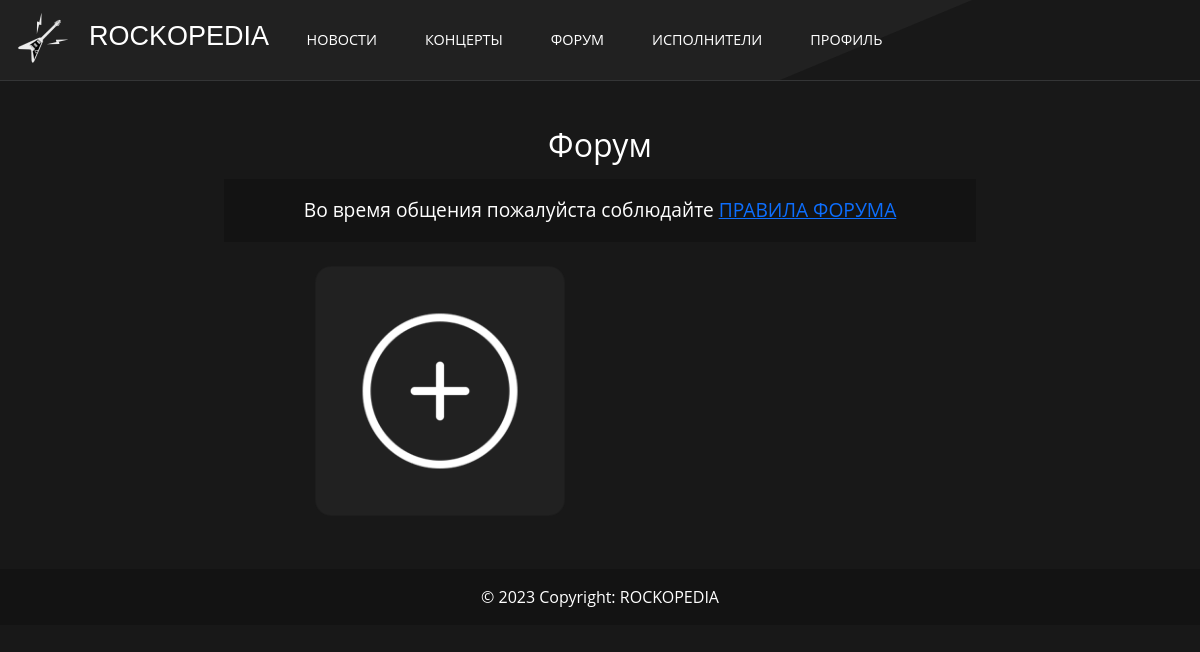
Page /forum/ (signed in) on the earlier database version.
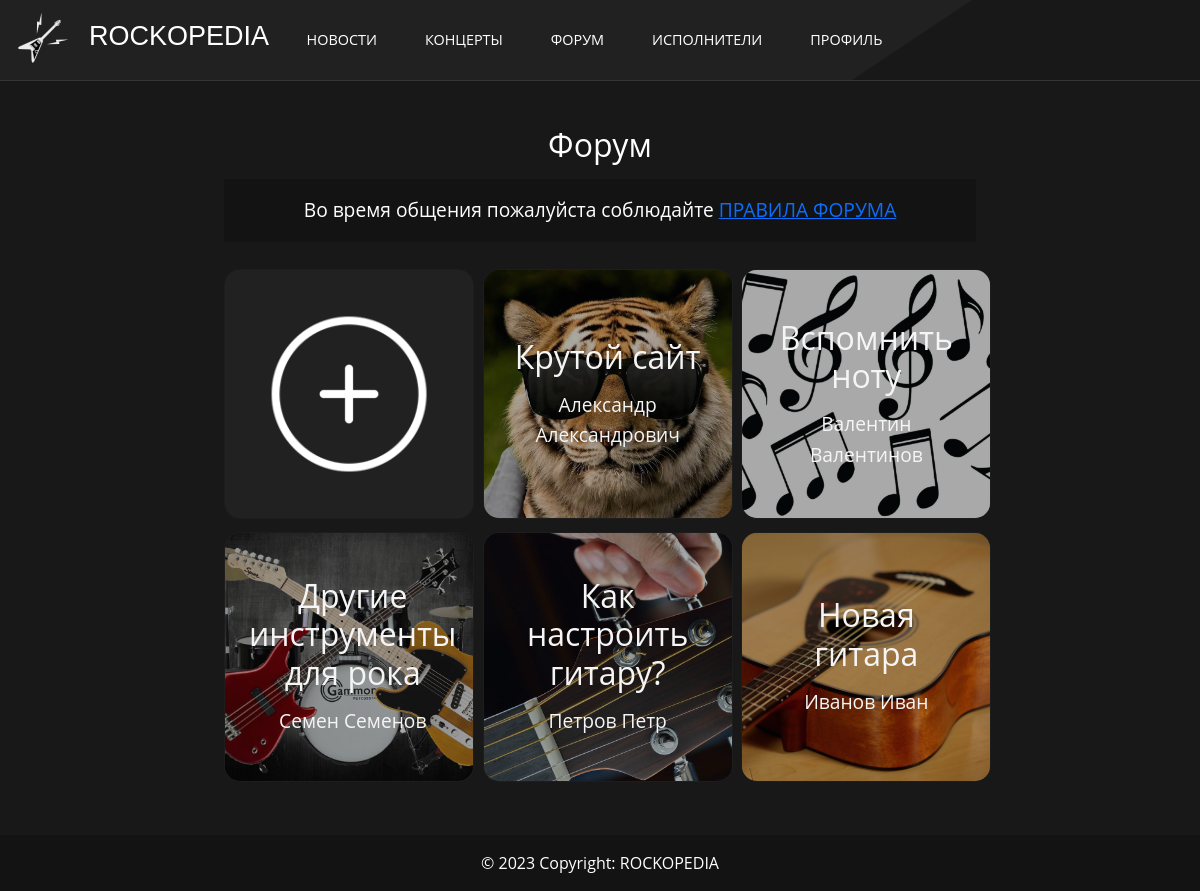
Same page on the later database version.
### main/models.py (models this page shows, shortened)
class Posts(models.Model):
    topic = models.CharField(max_length=200, verbose_name="Тема", db_index=True, blank=True)
    user = models.ForeignKey(User, on_delete=models.CASCADE, verbose_name="Пользователь", db_index=True, blank=True)
    body = models.TextField(verbose_name="Пост", db_index=True, blank=True)
    post_date = models.DateTimeField(verbose_name="Дата публикации", auto_now_add=True, editable=True)
    category = models.ForeignKey('Categories_post', on_delete=models.CASCADE, verbose_name="Категория", db_index=True, blank=True)
    img = models.ImageField(upload_to="images/posts", verbose_name="Изображение", db_index=True, blank=True)
    def get_absolute_url(self):
        return reverse('curpost', kwargs={'id_post': self.pk})
    class Meta:
        verbose_name = '[ФОРУМ] Пост'
        verbose_name_plural = '[ФОРУМ] Посты'
        ordering = ['post_date']

### main/views.py (the view)
# urls.py: path('forum/', AllPostsForum.as_view(), name='forum'),
class AllPostsForum(LoginRequiredMixin,generic.ListView):
    login_url = '/signin'
    redirect_field_name = ''
    model = Posts
    template_name = 'main/allpostsforum.html'
    context_object_name = 'posts'
    def get_queryset(self):
        return Posts.objects.order_by('-post_date').all()

### main/templates/main/allpostsforum.html (shortened to what this page needs)
{% extends 'main/base.html' %}
{% load static %}
{% block content %}
<div class="col-8">
    <section>
      <h2 style="margin-left: auto; margin-right: auto; text-align: center;"><a href="{% url 'forum' %}" style="text-decoration: none; color: inherit;">Форум</a> </h2>
      <div class="text-center p-3" style="background-color: rgba(0, 0, 0, 0.2); width: 100%; margin-top: 2%; margin-bottom: 3%;">
        Во время общения пожалуйста соблюдайте <a href="{% url 'forumrules' %}">ПРАВИЛА ФОРУМА</a>
      </div>
      <div class="news" style="display: inline-block; text-align: center; margin-left: auto; margin-right: auto;">
        <div class="row align-items-start">
          <div class="col-12 col-md-6 col-sm-12 col-lg-6 col-xl-4" style="margin-left: auto; margin-right: auto;">
            <a href="{% url 'addpost' %}" class="card">
              <img src="{% static 'main/images/plus.png' %}" alt="" class="card__img">
            </a>
          </div>
          {% for post in posts %}
          <div class="col-12 col-md-6 col-sm-12 col-lg-6 col-xl-4" style="margin-left: auto; margin-right: auto;">
            <a href="{{post.get_absolute_url}}" class="card">
              <img src="{{post.img.url}}" alt="" class="card__img">
              <span class="card__footer" style="height: 100%;">
                <h2 style="text-align: center;">{{post.topic|truncatewords:10}}</h2>
                <span>{{post.user.first_name}}</span>
              </span>
            </a>
          </div>
          {% endfor %}
      </div>
    </section>
</div>
{% endblock %}

### main/templates/main/base.html (shortened to what this page needs)
{% load static %}
<!DOCTYPE html>
<html lang="en">
<head>
    <link href="{% static 'main/css/bootstrap.css' %}" rel="stylesheet">
    <link rel="stylesheet" href="{% static 'main/css/styles.css' %}">
</head>
<body>
    <nav class="navbar navbar-expand-lg navbar-red navbar-dark">
      <div class="wrapper">
      </div>
<div class="container-fluid all-show" style="border-color: none none red; ">
  <a class="navbar-brand" href="{% url 'main' %}" style="margin-right: 4%;">
      <img src="{% static 'main/images/logo_grey.svg' %}" alt="Bootstrap" width="40" height="50" style="transform: rotate(45deg); margin-left: 5%; margin-right: 8%;">
    ROCKOPEDIA </a>
  <div class="collapse navbar-collapse" id="navbarSupportedContent">
    <ul class="navbar-nav mr-auto mb-2 mb-lg-0">
      <li class="nav-item">
        <a class="nav-link" aria-current="page" href="{% url 'news' %}"><h5>Новости</h5></a>
      </li>
      <li class="nav-item">
        <a class="nav-link" href="{% url 'concerts' %}"><h5>Концерты</h5></a>
      </li>
      <li class="nav-item">
        <a class="nav-link" href="{% url 'forum' %}"><h5>Форум</h5></a>
      </li>
      <li class="nav-item">
        <a class="nav-link" href="{% url 'artists' %}"><h5>Исполнители</h5></a>
      </li>
      {% if user.is_authenticated %}
      <li class="nav-item">
        <a class="nav-link" href="{% url 'profile' request.user.id %}"><h5>Профиль</h5></a>
      </li>
      {% else %}
      <li class="nav-item">
        <a class="nav-link" href="{% url 'signin' %}"><h5>Войти</h5></a>
      </li>
      {% endif %}
      <li class="nav-item">
        <a class="nav-link" href="#"></a>
      </li>
    </ul>
  </div>
</div>
</nav>
<div class="line"></div>
    <div class="row align-items-start">
      {% block content %}{% endblock %}
      <div class="text-center p-3" style="background-color: rgba(0, 0, 0, 0.2); width: 100%;">
        © 2023 Copyright: ROCKOPEDIA
      </div>
    </div>
</body>
</html>

### main/static/main/css/styles.css (style rules this page uses)
html { width: 100%; max-width: 100%; overflow-x: hidden; }
body { min-height: 100vh; background: rgb(24, 24, 24); font-family: "Open Sans"; color: white; line-height: 1.5; -webkit-font-smoothing: antialiased; height: 100%; padding: 0; margin: 0; width: 100%; max-width: 100%; overflow-x: hidden; }
.line { border-bottom: 1px solid rgb(52,53,54); }
.nav-item { margin-left: 5%; margin-top: auto; margin-bottom: auto; }
.navbar-nav>li>a { text-transform: uppercase; font-size: 12px; margin-right:20px; color: #fff; }
.nav-link { color: #fff !important; }
.wrapper { width: 100%; position: absolute; height: 100%; background-color: rgb(24, 24, 24); clip-path: polygon(81% 0, 100% 0, 100% 50%, 100% 100%, 71% 100%); transition: 1s all; }
.navbar-brand { color:#fff; font-family: 'Allerta Stencil', sans-serif; margin-bottom: 4px; font-size: 27px; }
.navbar-red { background-color: rgb(33, 33, 33); color: #fff; }
.all-show { z-index: 10; }
body { font-family: "Open Sans", sans-serif; color: #fff; }
section { width: 100%; margin: 25px auto; padding: 20px; max-width: 2000px; font-size: 1.2em; line-height: 1.6em; box-sizing: border-box; }
.card { display: inline-flex; align-items: center; --blur: 16px; height: 400px; width: 400px; aspect-ratio: 4 / 3; position: relative; border-radius: 1rem; overflow: hidden; color: #f5f5f5 !important; transform: translateZ(0); background-color: rgb(33, 33, 33); margin: 2%; margin-left: auto; margin-right: auto; }
.card__img { width: 100%; height: 100%; object-fit: cover; transform: scale(calc(1 + (var(--hover, 0) * 0.05))); transition: transform 0.2s; }
.card__footer { padding: 0 1.5rem; position: absolute; bottom: 0; left: 0; width: 100%; background: red; display: grid; gap: 0.5ch; background: hsla(0, 0%, 3%, 0.344); height: 40%; align-content: center; }
.card__footer span:nth-of-type(1) { font-size: calc(var(--size) * 0.05); }
@media screen and (max-width: 1250px) { .col-8 { margin-left: auto; margin-right: auto; } }
@media screen and (max-width: 1200px) { .card { height: 250px; width: 250px; margin-left: auto; margin-right: auto; } }
@media screen and (max-width: 1600px) { .nav-item { margin-left: 3%; margin-top: auto; margin-bottom: auto; font-size: 1rem; } }
@media screen and (max-width: 1600px) { .nav-item h5 { margin-top: auto; margin-bottom: auto; font-size: 1rem; } }
@media screen and (max-width: 1640px) { .card { height: 300px; width: 300px; margin-left: auto; margin-right: auto; } }
@media screen and (max-width: 1860px) { .card { height: 350px; width: 350px; margin-left: auto; margin-right: auto; } }
@media screen and (max-width: 1640px) { .card { width: 300px; width: 300px; margin-left: auto; margin-right: auto; } }
@media screen and (max-width: 1200px) and (min-width: 100px) { h2 { text-align: center; } }
@media screen and (max-width: 4000px) and (min-width: 1200px) { h2 { text-align: left; } }
@media screen and (max-width: 1415px) and (min-width: 1200px) { .card { height: 250px; width: 250px; margin-left: auto; margin-right: auto; } }
@media screen and (max-width: 1415px) and (min-width: 1200px) { .nav-item h5 { margin-top: auto; margin-bottom: auto; font-size: 0.9rem; } }
@media screen and (max-width: 1415px) and (min-width: 1200px) { .nav-item { margin-left: 2%; } }

Differences in the rows shown:
added Posts: img (picture), topic "Крутой сайт", user.first_name "Александр Александрович"
added Posts: img (picture), topic "Вспомнить ноту", user.first_name "Валентин Валентинов"
added Posts: img (placeholder picture), topic "Другие инструменты для рока", user.first_name "Семен Семенов"
added Posts: img (picture), topic "Как настроить гитару?", user.first_name "Петров Петр"
added Posts: img (picture), topic "Новая гитара", user.first_name "Иванов Иван"
